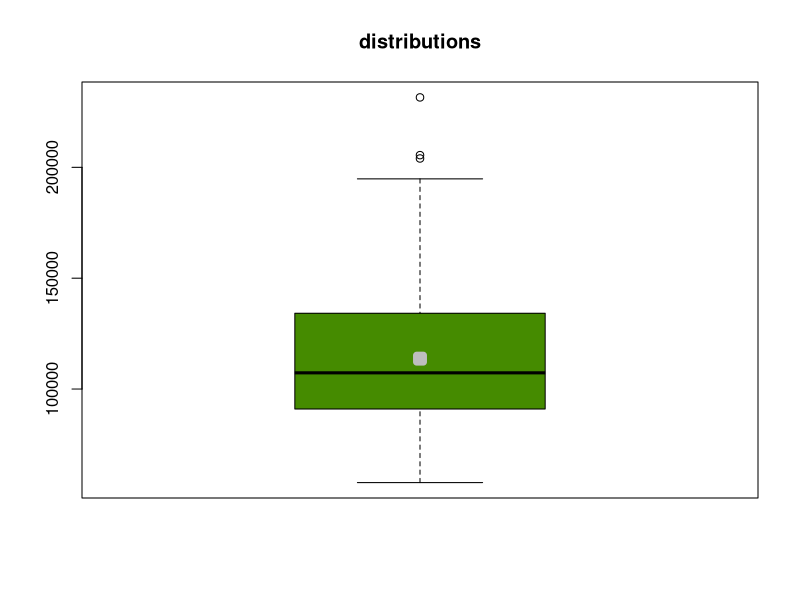
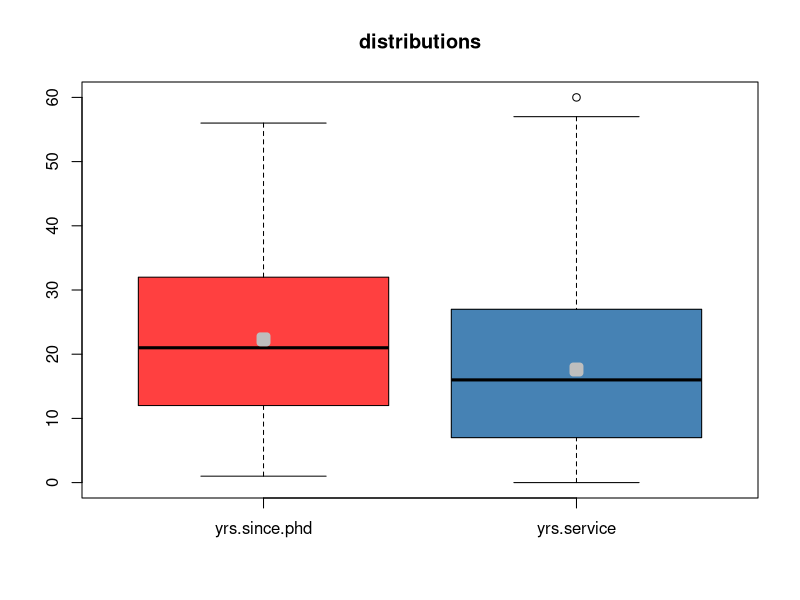
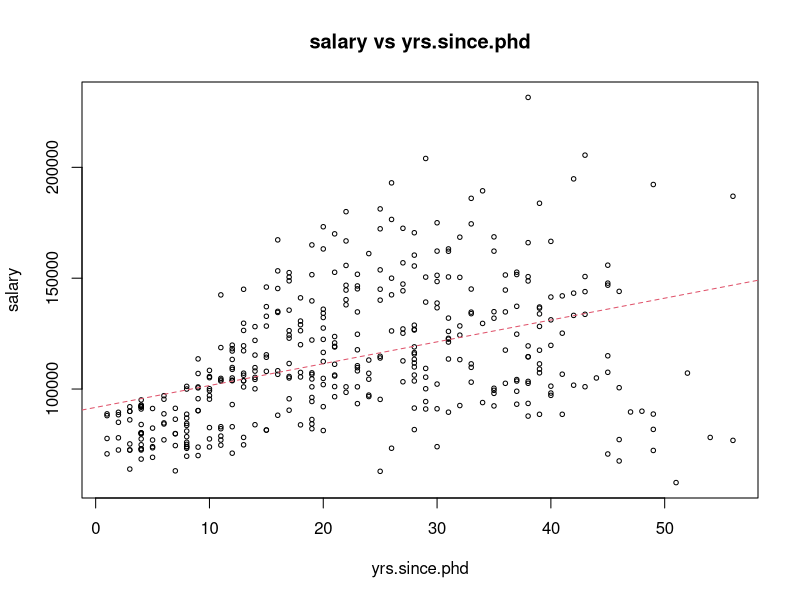
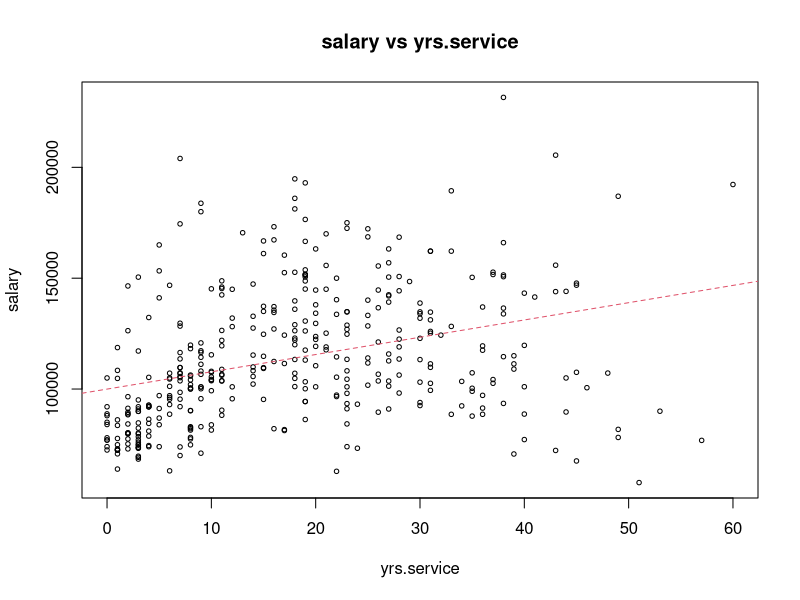

Write the R code that produced these figures, in order.
# If you don't have carData installed yet, uncomment and run the line below
# install.packages("carData")
library(carData)
data(Salaries)
attach(Salaries)
head(Salaries)
summary(Salaries)

boxplot(salary, col=c('chartreuse4'), main="distributions")
means <- mean(salary)
points(means, col="gray", pch=22, lwd=7)

boxplot(Salaries[,3:4], col=c('brown1', 'steelblue'), main="distributions")
means <- sapply(Salaries[,3:4], mean)
points(means, col="gray", pch=22, lwd=7)

# scatter plot salary versus yrs.since.phd
plot(salary ~ yrs.since.phd, cex=.6, main="salary vs yrs.since.phd", xlab="yrs.since.phd", ylab="salary")
# fit the model
model1 <- lm(salary ~ yrs.since.phd)
# add the line of the best fit on the scatter plot
abline(model1, lty=2, col=2)
summary(model1)

# scatter plot salary versus service
plot(salary ~ yrs.service, cex=.6, main="salary vs yrs.service", xlab="yrs.service", ylab="salary")
# fit the model
model2 <- lm(salary ~ yrs.service)
# add the line of the best fit on the scatter plot
abline(model2, lty=2, col=2)
summary(model2)

mr_model <- lm(salary ~ yrs.since.phd + yrs.service)
summary(mr_model)

qf(0.95, 2, 394)

qt(0.95, 394)

qt(0.95, 394)

qt(0.975, 394)
